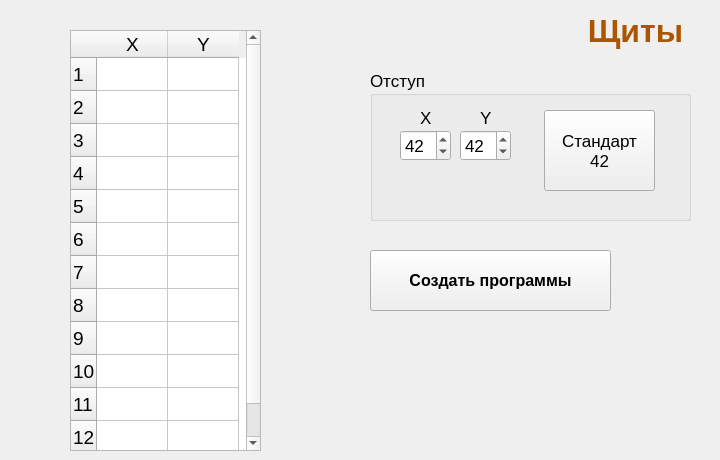
      <widget class="QWidget" name="tab_shit">
       <attribute name="icon">
        <iconset>
         <normaloff>ico/Paomedia-Small-N-Flat-Shield.ico</normaloff>ico/Paomedia-Small-N-Flat-Shield.ico</iconset>
       </attribute>
       <attribute name="title">
        <string>Щиты</string>
       </attribute>
       <widget class="QLabel" name="label_shit">
        <property name="geometry">
         <rect>
          <x>560</x>
          <y>10</y>
          <width>151</width>
          <height>41</height>
         </rect>
        </property>
        <property name="font">
         <font>
          <pointsize>24</pointsize>
          <weight>75</weight>
          <bold>true</bold>
          <stylestrategy>PreferDefault</stylestrategy>
         </font>
        </property>
        <property name="styleSheet">
         <string notr="true">color: rgb(170, 85, 0);</string>
        </property>
        <property name="text">
         <string>Щиты</string>
        </property>
        <property name="alignment">
         <set>Qt::AlignCenter</set>
        </property>
       </widget>
       <widget class="QTableWidget" name="tableWidget_shit">
        <property name="geometry">
         <rect>
          <x>70</x>
          <y>30</y>
          <width>191</width>
          <height>421</height>
         </rect>
        </property>
        <property name="font">
         <font>
          <pointsize>14</pointsize>
         </font>
        </property>
        <property name="verticalScrollBarPolicy">
         <enum>Qt::ScrollBarAlwaysOn</enum>
        </property>
        <property name="rowCount">
         <number>12</number>
        </property>
        <property name="columnCount">
         <number>2</number>
        </property>
        <attribute name="horizontalHeaderDefaultSectionSize">
         <number>71</number>
        </attribute>
        <attribute name="horizontalHeaderMinimumSectionSize">
         <number>30</number>
        </attribute>
        <attribute name="verticalHeaderMinimumSectionSize">
         <number>33</number>
        </attribute>
        <row/>
        <row/>
        <row/>
        <row/>
        <row/>
        <row/>
        <row/>
        <row/>
        <row/>
        <row/>
        <row/>
        <row/>
        <column>
         <property name="text">
          <string>X</string>
         </property>
        </column>
        <column>
         <property name="text">
          <string>Y</string>
         </property>
        </column>
       </widget>
       <widget class="QGroupBox" name="groupBox_ots_shit">
        <property name="geometry">
         <rect>
          <x>370</x>
          <y>70</y>
          <width>321</width>
          <height>151</height>
         </rect>
        </property>
        <property name="font">
         <font>
          <pointsize>13</pointsize>
         </font>
        </property>
        <property name="title">
         <string>Отступ</string>
        </property>
        <widget class="QSpinBox" name="spinBox_ots_shit_X">
         <property name="geometry">
          <rect>
           <x>30</x>
           <y>60</y>
           <width>51</width>
           <height>31</height>
          </rect>
         </property>
         <property name="minimum">
          <number>25</number>
         </property>
         <property name="maximum">
          <number>50</number>
         </property>
         <property name="value">
          <number>42</number>
         </property>
        </widget>
        <widget class="QSpinBox" name="spinBox_ots_shit_Y">
         <property name="geometry">
          <rect>
           <x>90</x>
           <y>60</y>
           <width>51</width>
           <height>31</height>
          </rect>
         </property>
         <property name="minimum">
          <number>25</number>
         </property>
         <property name="maximum">
          <number>50</number>
         </property>
         <property name="value">
          <number>42</number>
         </property>
        </widget>
        <widget class="QLabel" name="label_ots_shit_X">
         <property name="geometry">
          <rect>
           <x>50</x>
           <y>40</y>
           <width>21</width>
           <height>16</height>
          </rect>
         </property>
         <property name="text">
          <string>X</string>
         </property>
        </widget>
        <widget class="QLabel" name="label_ots_shit_Y">
         <property name="geometry">
          <rect>
           <x>110</x>
           <y>40</y>
           <width>21</width>
           <height>16</height>
          </rect>
         </property>
         <property name="text">
          <string>Y</string>
         </property>
        </widget>
        <widget class="QPushButton" name="btn_ots_shit_42">
         <property name="geometry">
          <rect>
           <x>174</x>
           <y>40</y>
           <width>111</width>
           <height>81</height>
          </rect>
         </property>
         <property name="text">
          <string>Стандарт
42</string>
         </property>
        </widget>
       </widget>
       <widget class="QPushButton" name="btn_create_shit">
        <property name="geometry">
         <rect>
          <x>370</x>
          <y>250</y>
          <width>241</width>
          <height>61</height>
         </rect>
        </property>
        <property name="font">
         <font>
          <pointsize>12</pointsize>
          <weight>75</weight>
          <bold>true</bold>
         </font>
        </property>
        <property name="toolTip">
         <string extracomment="При нажатии на эту кнопку программа создаст программы, используя шаблон и положит их в папку с нужным отступом"/>
        </property>
        <property name="text">
         <string>Создать программы</string>
        </property>
        <property name="icon">
         <iconset>
          <normaloff>ico/Paomedia-Small-N-Flat-Shield.ico</normaloff>ico/Paomedia-Small-N-Flat-Shield.ico</iconset>
        </property>
        <property name="iconSize">
         <size>
          <width>32</width>
          <height>32</height>
         </size>
        </property>
        <property name="autoDefault">
         <bool>false</bool>
        </property>
        <property name="default">
         <bool>false</bool>
        </property>
        <property name="flat">
         <bool>false</bool>
        </property>
       </widget>
      </widget>
